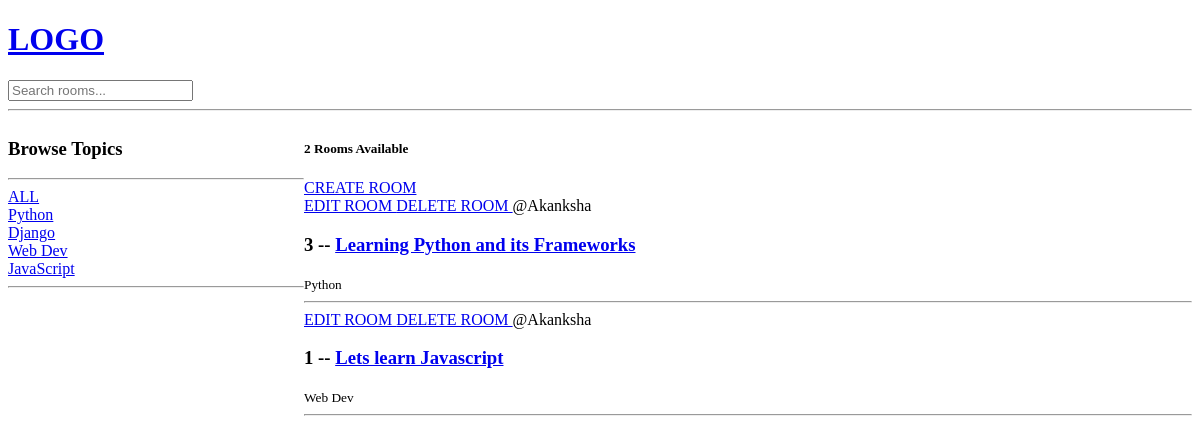
Before: / with the older database file.
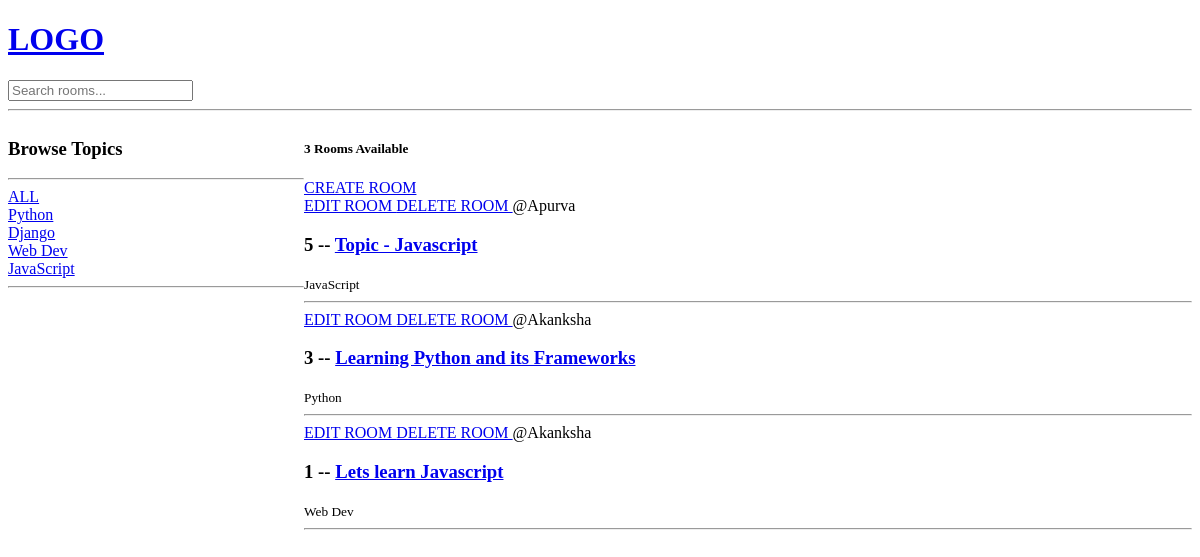
After: the same page with the newer database file.
### base/models.py (models this page shows, shortened)
class Topic (models.Model):
    name = models.CharField(max_length=300)

class Room(models.Model):
    host = models.ForeignKey(User,on_delete=models.SET_NULL, null=True)
    topic = models.ForeignKey(Topic,on_delete=models.SET_NULL, null=True)
    name = models.CharField(max_length=200)
    description = models.TextField(null=True, blank=True)
    updated = models.DateTimeField(auto_now=True)
    created = models.DateTimeField(auto_now_add=True)
    class Meta:
        ordering = ['-updated','-created']

### base/views.py (the view)
# urls.py: path("", views.home, name="home"),
def home(request):
    if request.GET.get('q')!= None:
        q =request.GET.get('q')
    else:
        q= ''
    rooms = Room.objects.filter(
        Q(topic__name__icontains=q) | #here topic is the var in room model
        Q(name__contains=q) |
        Q(description__contains=q)
        )
    topics = Topic.objects.all()
    room_count = rooms.count()
    context = {"rooms": rooms, "topics":topics, "room_count":room_count}
    return render(request, "base/home.html", context)

### base/templates/base/home.html (shortened to what this page needs)
{% extends 'main.html' %} {% block content %}
<div class="home-container">
    <div>
        <h3>Browse Topics</h3>
        <hr />
        <div>
            <a href="{% url 'home' %}">ALL</a>
        </div>
        {% for topic in topics %}
        <div>
            <a href="{% url 'home' %}?q={{topic.name}}">{{topic.name}}</a>
        </div>
        {% endfor %}
        <hr />
    </div>
    <div>
        <h5>{{room_count}} Rooms Available</h5>
        <a href="{% url 'create-room' %}"> CREATE ROOM</a>
        <div>
            {% for room in rooms %}
            <div>
                <a href="{% url 'update-room' room.id %}">EDIT ROOM </a>
                <a href="{% url 'delete-room' room.id %}">DELETE ROOM </a>
                <span>@{{room.host.username}}</span>
                <h3>
                    {{room.id}} -- <a href="{% url 'room' room.id %}">{{room.name}}</a>
                </h3>
                <small>{{room.topic.name}}</small>
                <hr />
            </div>
            {% endfor %}
        </div>
    </div>
</div>
{% endblock content %}

### templates/main.html (shortened to what this page needs)
<!DOCTYPE html>
<html lang="en">
<head>
</head>
<body>
    {% include 'navbar.html' %}
    {% block content %}
    {% endblock content %}
</body>
</html>

### templates/navbar.html
<a href="/">
    <h1>LOGO</h1>
</a>
<form action="{% url 'home' %}" method="get">
    <input type="text" name="q" placeholder="Search rooms...">
</form>
<hr>

### base/templates/base/home.html (style rules this page uses)
.home-container { display: grid; grid-template-columns: 1fr 3fr; }

Changed rows visible on the page:
added Room: host.username "Apurva", id "5", name "Topic - Javascript", topic.name "JavaScript"
Other visible differences:
{{ room_count }}: "2" → "3"
